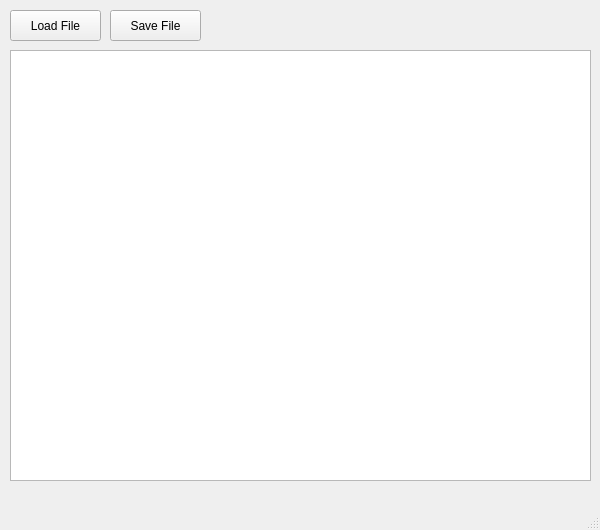
<?xml version="1.0" encoding="UTF-8"?>
<ui version="4.0">
 <class>MainWindow</class>
 <widget class="QMainWindow" name="MainWindow">
  <property name="windowModality">
   <enum>Qt::WindowModality::WindowModal</enum>
  </property>
  <property name="geometry">
   <rect>
    <x>0</x>
    <y>0</y>
    <width>600</width>
    <height>530</height>
   </rect>
  </property>
  <property name="sizePolicy">
   <sizepolicy hsizetype="Fixed" vsizetype="Fixed">
    <horstretch>0</horstretch>
    <verstretch>0</verstretch>
   </sizepolicy>
  </property>
  <property name="windowTitle">
   <string>Fundamental Save Editor</string>
  </property>
  <widget class="QWidget" name="centralwidget">
   <widget class="QPushButton" name="loadFile">
    <property name="geometry">
     <rect>
      <x>10</x>
      <y>10</y>
      <width>91</width>
      <height>31</height>
     </rect>
    </property>
    <property name="text">
     <string>Load File</string>
    </property>
   </widget>
   <widget class="QPushButton" name="saveFile">
    <property name="geometry">
     <rect>
      <x>110</x>
      <y>10</y>
      <width>91</width>
      <height>31</height>
     </rect>
    </property>
    <property name="text">
     <string>Save File</string>
    </property>
   </widget>
   <widget class="QTreeView" name="treeView">
    <property name="geometry">
     <rect>
      <x>10</x>
      <y>50</y>
      <width>581</width>
      <height>431</height>
     </rect>
    </property>
   </widget>
  </widget>
  <widget class="QMenuBar" name="menubar">
   <property name="geometry">
    <rect>
     <x>0</x>
     <y>0</y>
     <width>600</width>
     <height>21</height>
    </rect>
   </property>
  </widget>
  <widget class="QStatusBar" name="statusbar"/>
 </widget>
 <resources/>
 <connections/>
</ui>
